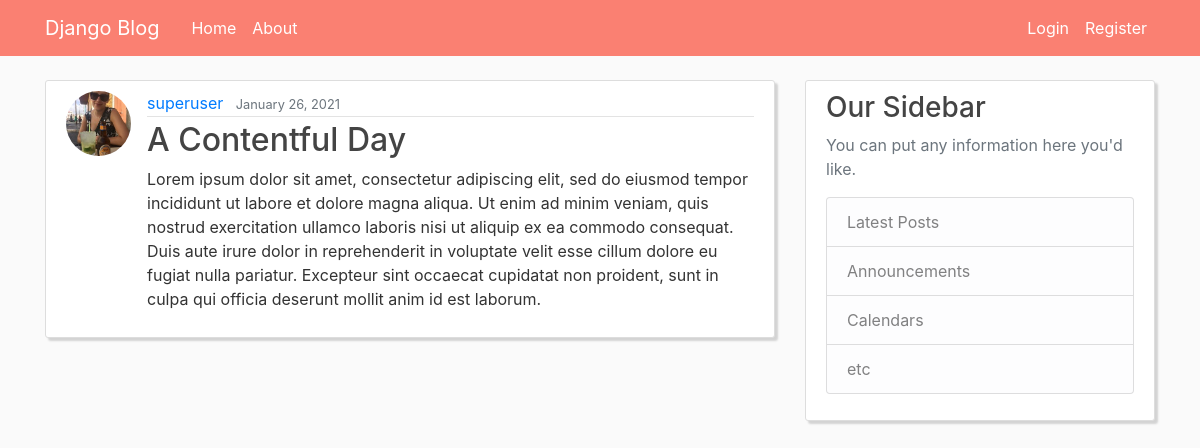
The page /post/13/ on the database its author committed.
### blogsite/models.py (models this page shows, shortened)
class Post(models.Model):
    title = models.CharField(max_length=100)
    content = models.TextField()
    date_posted = models.DateTimeField(default=timezone.now)
    author = models.ForeignKey(
        User, on_delete=models.CASCADE, related_name='posts')

### users/models.py (models this page shows, shortened)
class Profile(models.Model):
    user = models.OneToOneField(User, on_delete=models.CASCADE)
    image = models.ImageField(default='default.jpg', upload_to='profile_pics')

### blogsite/views.py (the view)
# urls.py: path('post/<int:pk>/', PostDetailView.as_view(), name='post-detail'),
class PostDetailView(DetailView):
    model = Post

### blogsite/templates/blogsite/post_detail.html (shortened to what this page needs)
{% extends "blogsite/layout.html" %}
{% block content %}
<article class="media content-section">
  <img class="rounded-circle article-img" src="{{ object.author.profile.image.url }}">
  <div class="media-body">
    <div class="article-metadata">
      <a class="mr-2" href="{% url 'user-posts' object.author.username %}">{{ object.author }}</a>
      <small class="text-muted">{{ object.date_posted|date:"F d, Y" }}</small>
    </div>
    <h2 class="article-title">{{ object.title }}</h2>
    <p class="article-content">{{ object.content }}</p>
  </div>
</article>
{% endblock %}

### blogsite/static/blogsite/main.css (style rules this page uses)
body { background: #fafafa; color: #333333; margin-top: 5rem; }
h1, h2, h3, h4, h5, h6 { color: #444444; }
.content-section { background: #ffffff; padding: 10px 20px; border: 1px solid #dddddd; border-radius: 3px; margin-bottom: 20px; box-shadow: 3px 3px 2px lightgrey; }
.article-title { color: #444444; }
.article-content { white-space: pre-line; }
.article-img { object-fit: cover; height: 65px; width: 65px; margin-right: 16px; }
.article-metadata { padding-bottom: 1px; margin-bottom: 4px; border-bottom: 1px solid #e3e3e3 }

### rows shown on the page
Post: author.profile.image (picture), author "superuser", date_posted "January 26, 2021", title "A Contentful Day", content "Lorem ipsum dolor sit amet, consectetur adipiscing elit, sed do eiusmod tempor incididunt ut labore et dolore magna aliqua. Ut enim ad minim veniam, quis nostrud exercitation ullamco laboris nisi ut aliquip ex ea commodo consequat. Duis aute irure dolor in reprehenderit in voluptate velit esse cillum dolore eu fugiat nulla pariatur. Excepteur sint occaecat cupidatat non proident, sunt in culpa qui officia deserunt mollit anim id est laborum."
